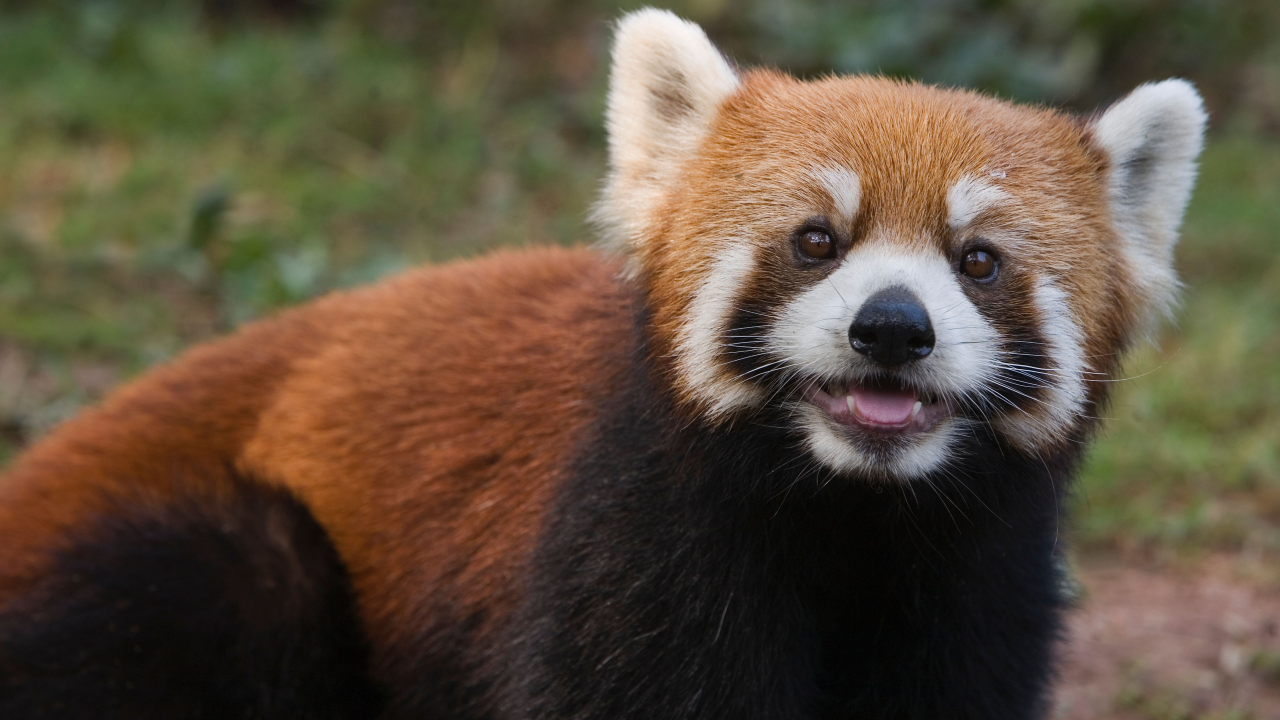
#> input picture openCV/bear.jpg, 3840 x 2160 px, found by its file name (shown at 1/3 size)
$ python threshold.py
#> lines starting #> are read from the running program, lines starting #| are printed output that depends on the picture; after the words box and inside, x2 and y2 are one past the last pixel; in counts of white or black regions, pixels touching at a corner belong together
import os
import cv2

img = cv2.imread(os.path.join('.','openCV/bear.jpg'))
#> img is the input picture: shape (2160, 3840, 3); mean B, G, R 62.6, 80.2, 93.9
img_resize = cv2.resize(img,(500,500))
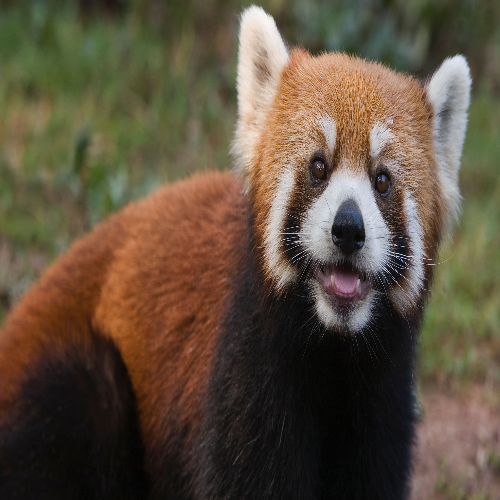
#> img_resize: shape (500, 500, 3); mean B, G, R 62.6, 80.1, 93.8

img_gray = cv2.cvtColor(img_resize,cv2.COLOR_BGR2GRAY)
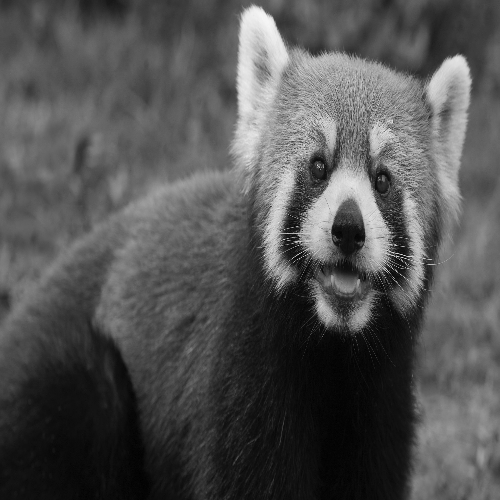
#> img_gray: shape (500, 500); min 0, max 246, mean 82.2

# global_threshold
# ret,thresh = cv2.threshold(img_gray,90,255,cv2.THRESH_BINARY)

#adaptive_threshold
adaptive_thresh = cv2.adaptiveThreshold(img_gray, 255 ,cv2.ADAPTIVE_THRESH_GAUSSIAN_C, cv2.THRESH_BINARY,21,3)
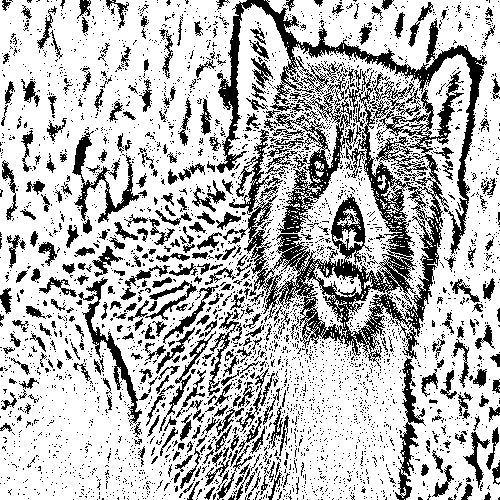
#> adaptive_thresh: shape (500, 500); 73.2% white; 3744 black regions (3374 under 20 px), largest, box (x1, y1, x2, y2) and area: (223, 70, 464, 368) 15991, (216, 0, 487, 255) 6786, (264, 92, 355, 233) 3017

ret,simple_thresh = cv2.threshold(img_gray,80,255,cv2.THRESH_BINARY)
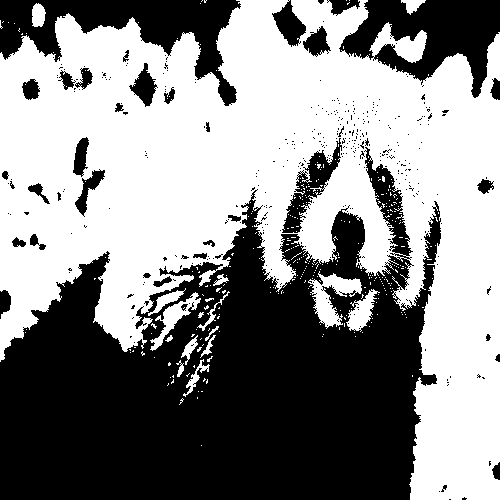
#> simple_thresh: shape (500, 500); 53.6% white; 395 black regions (358 under 20 px), largest, box (x1, y1, x2, y2) and area: (0, 147, 441, 500) 90604, (0, 0, 241, 106) 9410, (339, 0, 500, 98) 8195


cv2.imshow("Image",img_resize)
cv2.imshow("thresh",adaptive_thresh)
cv2.imshow("simple_thresh",simple_thresh)
cv2.waitKey(0)
